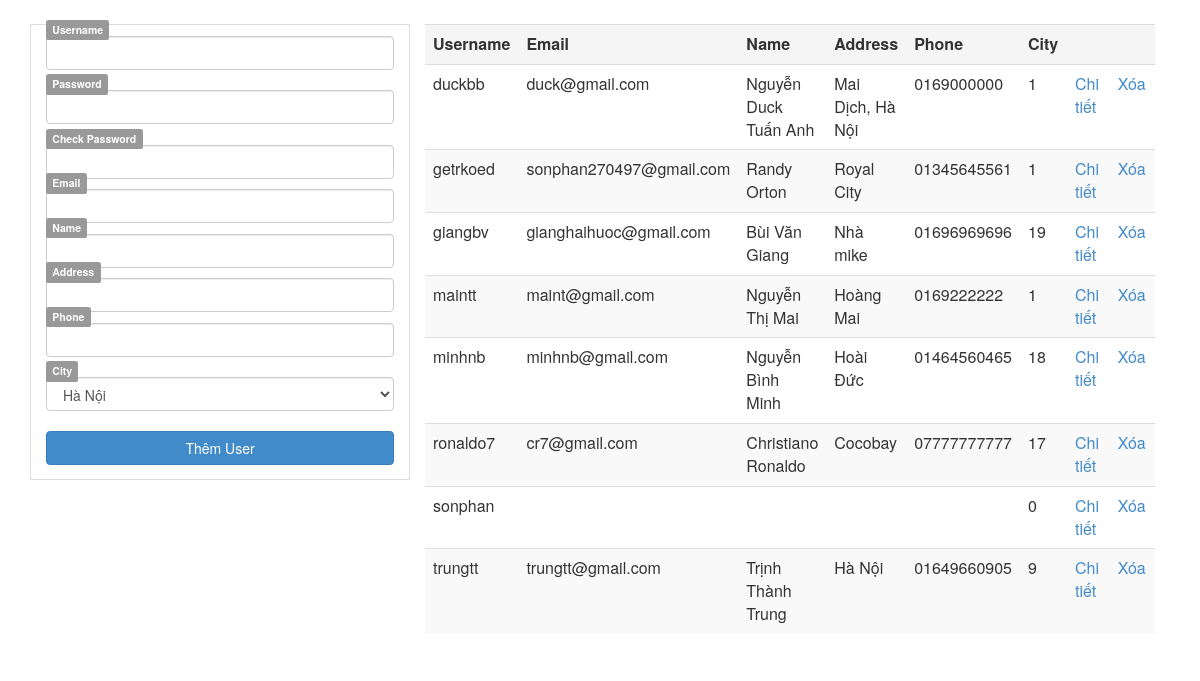
Page /admin/module/QuanLy.php on the committed database.
### tables this page shows
CREATE TABLE IF NOT EXISTS `user_seller` (
  `user` varchar(30) NOT NULL,
  `pass` varchar(45) NOT NULL,
  `email` varchar(45) NOT NULL,
  `name` varchar(30) NOT NULL,
  `address` varchar(60) NOT NULL,
  `phone` varchar(12) NOT NULL,
  `city_id_city` int(11) NOT NULL,
  `ava` mediumtext NOT NULL
);

### admin/module/QuanLy.php (the view, shortened to what this page needs)
	<link rel="stylesheet" href="support/css/bootstrap.css" />
	<link rel="stylesheet" href="headerstyle.css" />
<div style="margin-top:2%;">
  <div class="container">
   <section class="container-fluid">
     <div class="row ">
      <div class="col-md-4 table-bordered">
        <form name="nhapkhoa" action="index.php?page=quanly_user" method="post">
         <label class="label label-default ">Username</label>
         <input type="text" class="form-control" name="username" required>
         <label class="label label-default ">Password</label>
         <input type="password" class="form-control" name="pass" required>
         <label class="label label-default ">Check Password</label>
         <input type="password" class="form-control" name="check_pass">
         <label class="label label-default ">Email</label>
         <input type="email" class="form-control" name="email" required>
         <label class="label label-default ">Name</label>
         <input type="text" class="form-control" name="name" required>
         <label class="label label-default ">Address</label>
         <input type="text" class="form-control" name="address">
         <label class="label label-default ">Phone</label>
         <input type="tel" class="form-control" name="phone" required>
         <label class="label label-default ">City</label>
         <select name = "city" value="<?php if(isset($_POST['city_id_city'])){ echo $_POST['city_id_city'];} ?>"  class="form-control">
					<?php
					$stSQL ="select * from city";
					$result = mysqli_query($link, $stSQL);
					$totalRows = mysqli_num_rows($result);
					if($totalRows>0){
					while ($row = mysqli_fetch_array ($result))
					{
						echo '<option value = "'.$row["id_city"].'" >'.$row["name_city"].'</option>';
					}
				}
				?>
			</select>
         <br>
		<button type="submit" name="submit" class="btn btn-primary" style="width:100%">Thêm User</button>
       </form>
     </div>
     <div class="col-md-8 ">
       <?php include('selectUser.php');?>
     </div>
   </div>
 </section>
</div>
</div>

### admin/module/selectUser.php (shortened to what this page needs)
<link rel="stylesheet" href="support/css/bootstrap.css" />
<?php
include("admin/module/config.php");
$sql1= "select * from user_seller";
$result1 = mysqli_query($link,$sql1);
?>
<table class="table table-striped" >
	<tr class="active">
		<th width="10%"><b>Username</b></th>
		<th width="10%"><b>Email</b></th>
		<th width="10%"><b>Name</b></th>
		<th width="10%"><b>Address</b></th>
		<th width="10%"><b>Phone</b></th>
		<th width="10%"><b>City</b></th>
		<th colspan="2" width="30%">&nbsp;</th>
	</tr>
	<?php
	while($row1=mysqli_fetch_assoc($result1)){
		?>
		<tr valign="top" >
			<td ><?=$row1["user"] ?></td>
			<td ><?=$row1["email"] ?></td>
			<td ><?=$row1["name"] ?></td>
			<td ><?=$row1["address"] ?></td>
			<td ><?=$row1["phone"] ?></td>
			<td ><?=$row1["city_id_city"] ?></td>
			<td ><a href="index.php?page=profile&id=<?=$row1['user']?>">Chi tiết</a></td>
			<td ><a onClick="return confirm('Bạn chắc chắn muốn xóa user này');" href="admin/module/xoa.php?user=<?= $row1['user']?>" >Xóa</a></td>
		</tr>
		<?php
	}
	?>
</table>

### rows in the picture
user_seller: user "duckbb", email "duck@gmail.com", name "Nguyễn Duck Tuấn Anh", address "Mai Dịch, Hà Nội", phone "0169000000", city_id_city "1"
user_seller: user "getrkoed", email "sonphan270497@gmail.com", name "Randy Orton", address "Royal City", phone "01345645561", city_id_city "1"
user_seller: user "giangbv", email "gianghaihuoc@gmail.com", name "Bùi Văn Giang", address "Nhà mike", phone "01696969696", city_id_city "19"
user_seller: user "maintt", email "maint@gmail.com", name "Nguyễn Thị Mai", address "Hoàng Mai", phone "0169222222", city_id_city "1"
user_seller: user "minhnb", email "minhnb@gmail.com", name "Nguyễn Bình Minh", address "Hoài Đức", phone "01464560465", city_id_city "18"
user_seller: user "ronaldo7", email "cr7@gmail.com", name "Christiano Ronaldo", address "Cocobay", phone "07777777777", city_id_city "17"
user_seller: user "sonphan", city_id_city "0"
user_seller: user "trungtt", email "trungtt@gmail.com", name "Trịnh Thành Trung", address "Hà Nội", phone "01649660905", city_id_city "9"

### other values in the picture
form field city "Hà Nội"
